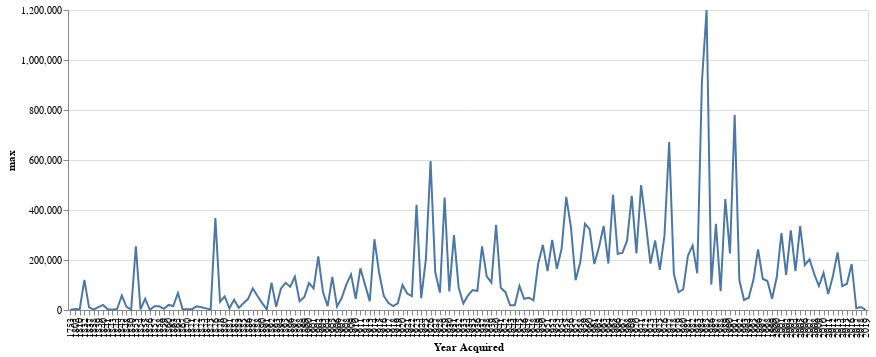

Notebook code cell kept with this figure:
### Code cell
# first, just one line
lines = alt.Chart(stats.reset_index()).mark_line().encode(
    alt.X("Year Acquired:O"),
    alt.Y("max:Q")
).properties(
    width=800
)
lines

### Figure 1 — Vega-Lite specification as saved in the notebook (floating-point values rounded to 4 significant figures; data arrays with more than 128 entries replaced by an {"elided": "..."} marker saying what was removed)
{"config": {"view": {"continuousWidth": 300, "continuousHeight": 300}}, "data": {"name": "data-3571398001ca33dcc4388f1397aa3da7"}, "mark": {"type": "line"}, "encoding": {"x": {"field": "Year Acquired", "type": "ordinal"}, "y": {"field": "max", "type": "quantitative"}}, "width": 800, "$schema": "https://vega.github.io/schema/vega-lite/v5.20.1.json", "datasets": {"data-3571398001ca33dcc4388f1397aa3da7": {"elided": "171 records"}}}
